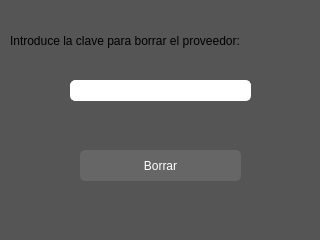
<?xml version="1.0" encoding="UTF-8"?>
<ui version="4.0">
 <class>ventanaBorrarProveedor</class>
 <widget class="QWidget" name="ventanaBorrarProveedor">
  <property name="geometry">
   <rect>
    <x>0</x>
    <y>0</y>
    <width>320</width>
    <height>240</height>
   </rect>
  </property>
  <property name="maximumSize">
   <size>
    <width>320</width>
    <height>240</height>
   </size>
  </property>
  <property name="windowTitle">
   <string>Borrar Proveedor</string>
  </property>
  <property name="styleSheet">
   <string notr="true">background-color:#555;</string>
  </property>
  <widget class="QPushButton" name="btn_borrar_proveedor">
   <property name="geometry">
    <rect>
     <x>80</x>
     <y>150</y>
     <width>161</width>
     <height>31</height>
    </rect>
   </property>
   <property name="cursor">
    <cursorShape>PointingHandCursor</cursorShape>
   </property>
   <property name="styleSheet">
    <string notr="true">QObject{
	color:White;
	background-color: #666;
	border-radius: 5px;
}
QObject:hover{
	background-color: #222;
}</string>
   </property>
   <property name="text">
    <string>Borrar</string>
   </property>
  </widget>
  <widget class="QLabel" name="label_manejo_error">
   <property name="geometry">
    <rect>
     <x>20</x>
     <y>120</y>
     <width>281</width>
     <height>21</height>
    </rect>
   </property>
   <property name="styleSheet">
    <string notr="true">font: 75 italic 10pt &quot;Arial&quot;;</string>
   </property>
   <property name="text">
    <string/>
   </property>
  </widget>
  <widget class="QLabel" name="label_borrar">
   <property name="geometry">
    <rect>
     <x>10</x>
     <y>20</y>
     <width>291</width>
     <height>41</height>
    </rect>
   </property>
   <property name="styleSheet">
    <string notr="true">
font: 900 10pt &quot;Aria-black&quot;;</string>
   </property>
   <property name="text">
    <string>Introduce la clave para borrar el proveedor:</string>
   </property>
  </widget>
  <widget class="QLineEdit" name="txt_borrar_proveedor">
   <property name="geometry">
    <rect>
     <x>70</x>
     <y>80</y>
     <width>181</width>
     <height>21</height>
    </rect>
   </property>
   <property name="styleSheet">
    <string notr="true">color: black;
font: 75 10pt &quot;Arial&quot;;
border: 1px solid white;
border-radius: 5px;
background-color: white;</string>
   </property>
  </widget>
 </widget>
 <resources/>
 <connections/>
</ui>
